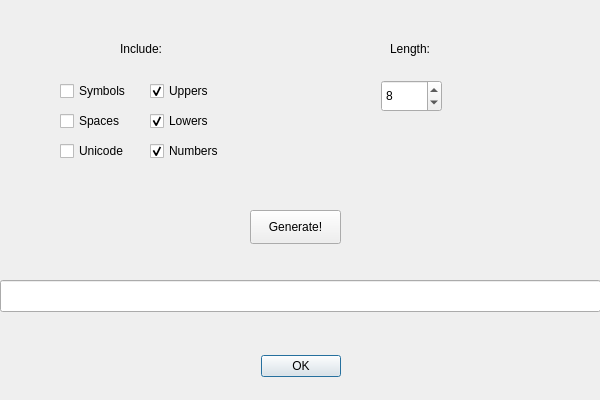
<?xml version="1.0" encoding="UTF-8"?>
<ui version="4.0">
 <class>winGenerate</class>
 <widget class="QDialog" name="winGenerate">
  <property name="geometry">
   <rect>
    <x>0</x>
    <y>0</y>
    <width>600</width>
    <height>400</height>
   </rect>
  </property>
  <property name="windowTitle">
   <string>Password Generator</string>
  </property>
  <property name="windowIcon">
   <iconset resource="../res/res.qrc">
    <normaloff>:/xs/shield.png</normaloff>:/xs/shield.png</iconset>
  </property>
  <widget class="QDialogButtonBox" name="buttonBox">
   <property name="geometry">
    <rect>
     <x>0</x>
     <y>350</y>
     <width>601</width>
     <height>32</height>
    </rect>
   </property>
   <property name="orientation">
    <enum>Qt::Horizontal</enum>
   </property>
   <property name="standardButtons">
    <set>QDialogButtonBox::Ok</set>
   </property>
   <property name="centerButtons">
    <bool>true</bool>
   </property>
  </widget>
  <widget class="QLineEdit" name="lineEdit">
   <property name="geometry">
    <rect>
     <x>0</x>
     <y>280</y>
     <width>601</width>
     <height>32</height>
    </rect>
   </property>
   <property name="alignment">
    <set>Qt::AlignCenter</set>
   </property>
  </widget>
  <widget class="QCheckBox" name="checkUppers">
   <property name="geometry">
    <rect>
     <x>150</x>
     <y>80</y>
     <width>88</width>
     <height>22</height>
    </rect>
   </property>
   <property name="text">
    <string>Uppers</string>
   </property>
   <property name="checked">
    <bool>true</bool>
   </property>
  </widget>
  <widget class="QCheckBox" name="checkLowers">
   <property name="geometry">
    <rect>
     <x>150</x>
     <y>110</y>
     <width>88</width>
     <height>22</height>
    </rect>
   </property>
   <property name="text">
    <string>Lowers</string>
   </property>
   <property name="checked">
    <bool>true</bool>
   </property>
  </widget>
  <widget class="QCheckBox" name="checkSymb">
   <property name="geometry">
    <rect>
     <x>60</x>
     <y>80</y>
     <width>88</width>
     <height>22</height>
    </rect>
   </property>
   <property name="text">
    <string>Symbols</string>
   </property>
  </widget>
  <widget class="QCheckBox" name="checkNum">
   <property name="geometry">
    <rect>
     <x>150</x>
     <y>140</y>
     <width>88</width>
     <height>22</height>
    </rect>
   </property>
   <property name="text">
    <string>Numbers</string>
   </property>
   <property name="checked">
    <bool>true</bool>
   </property>
  </widget>
  <widget class="QCheckBox" name="checkUni">
   <property name="geometry">
    <rect>
     <x>60</x>
     <y>140</y>
     <width>88</width>
     <height>22</height>
    </rect>
   </property>
   <property name="text">
    <string>Unicode</string>
   </property>
  </widget>
  <widget class="QCheckBox" name="checkSpaces">
   <property name="geometry">
    <rect>
     <x>60</x>
     <y>110</y>
     <width>88</width>
     <height>22</height>
    </rect>
   </property>
   <property name="text">
    <string>Spaces</string>
   </property>
  </widget>
  <widget class="QSpinBox" name="spinLength">
   <property name="geometry">
    <rect>
     <x>381</x>
     <y>80</y>
     <width>61</width>
     <height>32</height>
    </rect>
   </property>
   <property name="minimum">
    <number>1</number>
   </property>
   <property name="maximum">
    <number>256</number>
   </property>
   <property name="value">
    <number>8</number>
   </property>
  </widget>
  <widget class="QPushButton" name="pushGenerate">
   <property name="geometry">
    <rect>
     <x>250</x>
     <y>210</y>
     <width>91</width>
     <height>34</height>
    </rect>
   </property>
   <property name="text">
    <string>Generate!</string>
   </property>
  </widget>
  <widget class="QLabel" name="labelInclude">
   <property name="geometry">
    <rect>
     <x>120</x>
     <y>40</y>
     <width>59</width>
     <height>18</height>
    </rect>
   </property>
   <property name="text">
    <string>Include:</string>
   </property>
  </widget>
  <widget class="QLabel" name="label">
   <property name="geometry">
    <rect>
     <x>390</x>
     <y>40</y>
     <width>59</width>
     <height>18</height>
    </rect>
   </property>
   <property name="text">
    <string>Length:</string>
   </property>
  </widget>
 </widget>
 <resources>
  <include location="../res/res.qrc"/>
 </resources>
 <connections>
  <connection>
   <sender>buttonBox</sender>
   <signal>accepted()</signal>
   <receiver>winGenerate</receiver>
   <slot>accept()</slot>
   <hints>
    <hint type="sourcelabel">
     <x>248</x>
     <y>254</y>
    </hint>
    <hint type="destinationlabel">
     <x>157</x>
     <y>274</y>
    </hint>
   </hints>
  </connection>
  <connection>
   <sender>buttonBox</sender>
   <signal>rejected()</signal>
   <receiver>winGenerate</receiver>
   <slot>reject()</slot>
   <hints>
    <hint type="sourcelabel">
     <x>316</x>
     <y>260</y>
    </hint>
    <hint type="destinationlabel">
     <x>286</x>
     <y>274</y>
    </hint>
   </hints>
  </connection>
 </connections>
</ui>
